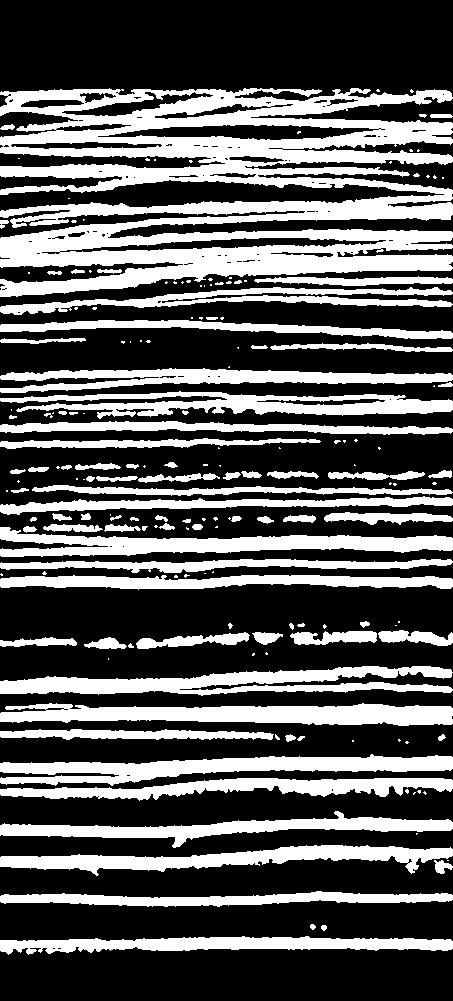
%> input picture zach/resultImages/image1.jpg, 453 x 1001 px
$ octave alignment4.m   (GNU Octave 9; MATLAB toolbox functions it lacks are replaced by stand-ins)
%> lines starting %> are read from the running program, lines starting %| are printed output that depends on the picture
### zach/getMinMaxRow.m
function [ minRow,maxRow ] = getMinMaxRow( image1 )
%GETMINMAXROW Gets min and max row that contains a nonzero value
imageSize = size(image1);
height = imageSize(1);
width = imageSize(2);
rowSumsImage1 = sum(image1,2);
minRow = height;
maxRow = 1;
for row = 1:height
    if(rowSumsImage1(row) > 0)
       if(row < minRow)
          minRow = row;
       end
       if(row > maxRow)
          maxRow = row;
       end
    end
end

end

### zach/alignment4.m
image1 = im2double(imread('resultImages/image1.jpg'));
%> image1: size 1001x453 double; min 0, max 1, mean 0.349
image2 = im2double(imread('resultImages/image2.jpg'));
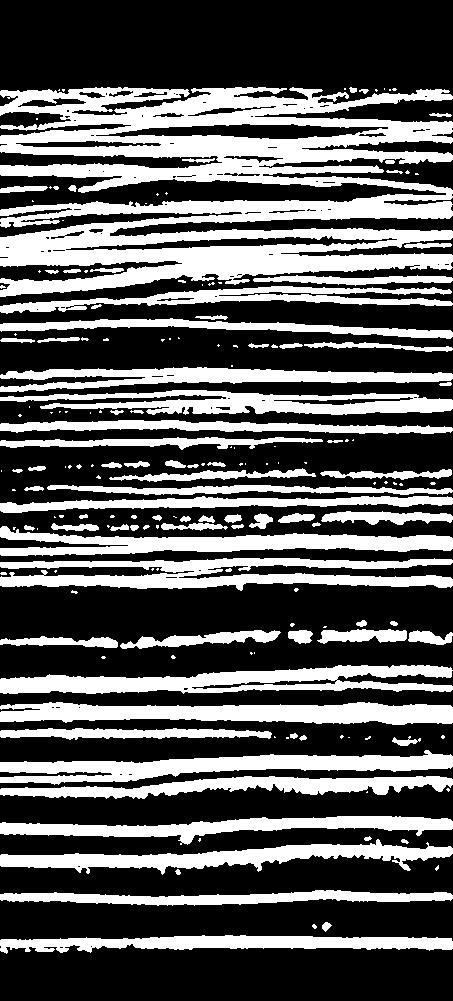
%> input picture zach/resultImages/image2.jpg, 453 x 1001 px
%> image2: size 1001x453 double; min 0, max 1, mean 0.358
imageSize = size(image1);
%> imageSize = [1001 453]
height = imageSize(1);
%> height = 1001
width = imageSize(2);
%> width = 453

threshold = 0.3;

[minRow1,maxRow1] = getMinMaxRow(image1);
%> in getMinMaxRow, `rowSumsImage1 = sum(image1,2);`: rowSumsImage1 = 1001 values, max 452.9 at index 715, min 0 at index 1, mean 158.2
%> after the loop in getMinMaxRow, `for row = 1:height`: maxRow = 960; minRow = 89
%> minRow1 = 89; maxRow1 = 960
[minRow2,maxRow2] = getMinMaxRow(image2);
%> minRow2 = 81; maxRow2 = 960

figure
imagesc(image1(minRow1:maxRow1,:));
colorbar;
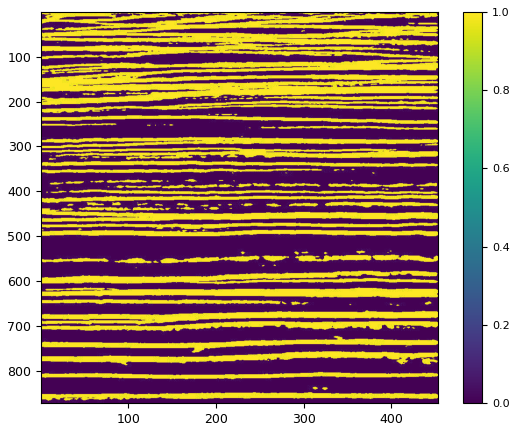
%> figure redrawn from the program's plot data

figure
imagesc(image2(minRow2:maxRow2,:));
colorbar;
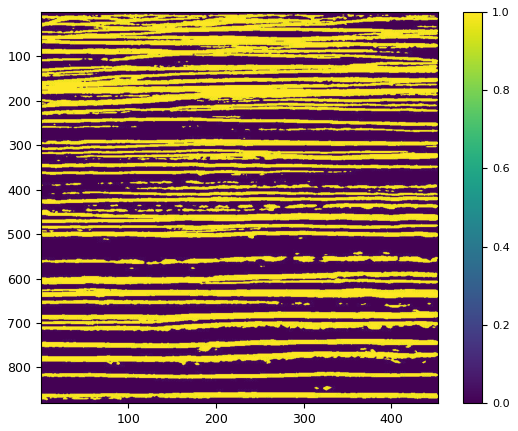
%> figure redrawn from the program's plot data
